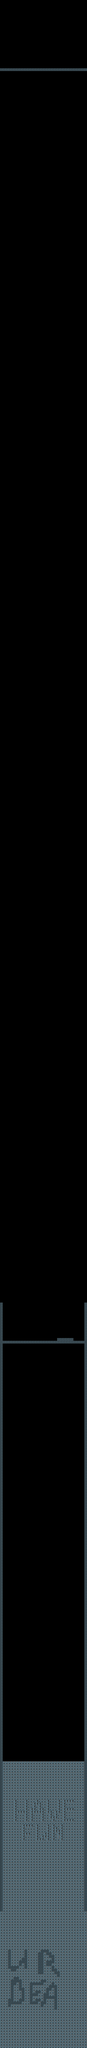

Below is a game level as drawn by its tile map, then a one-line description and the .tmx that defines it (tile-layer data replaced by summaries):
An orthogonal 32x750 tile map with 16x16 px tiles, 3 tile layers (Tilelaag 1, collision, endlevel), 1 hidden layer not drawn and 35 objects.

<map version="1.0" orientation="orthogonal" renderorder="right-down" width="32" height="750" tilewidth="16" tileheight="16" nextobjectid="303">
 <tileset firstgid="1" name="city_tiles" tilewidth="16" tileheight="16">
  <image source="../assets/tiles/city_tiles.png" width="256" height="256" />
 </tileset>
 <layer name="Tilelaag 1" width="32" height="750">
  <data>[24000 cells, 3360 non-empty, 4 distinct tile ids]</data>
 </layer>
 <layer name="shadow" width="32" height="750" visible="0" opacity="0.69">
  <data>[24000 cells, 3328 non-empty, 5 distinct tile ids]</data>
 </layer>
 <layer name="collision" width="32" height="750">
  <data>[24000 cells, 446 non-empty, 1 distinct tile ids]</data>
 </layer>
 <objectgroup name="enemies">
  <object id="2" gid="18" x="230.702" y="10182.5" width="24" height="53">
   <properties>
    <property name="scroll" value="200" />
    <property name="still" value="1" />
    <property name="tick" value="0" />
    <property name="type" value="test" />
   </properties>
  </object>
  <object id="175" gid="18" x="95.8907" y="8998.55" width="24" height="53" rotation="70">
   <properties>
    <property name="scroll" value="200" />
    <property name="still" value="1" />
    <property name="tick" value="0" />
    <property name="type" value="suicide" />
   </properties>
  </object>
  <object id="177" gid="18" x="219.633" y="8993.65" width="24" height="53" rotation="70">
   <properties>
    <property name="scroll" value="200" />
    <property name="still" value="1" />
    <property name="tick" value="0" />
    <property name="type" value="suicide" />
   </properties>
  </object>
  <object id="178" gid="18" x="95.0337" y="8961.95" width="24" height="53" rotation="91.3172">
   <properties>
    <property name="ctype" value="death" />
    <property name="rotation" value="" />
    <property name="scroll" value="200" />
    <property name="still" value="1" />
    <property name="tick" value="0" />
    <property name="type" value="suicide" />
   </properties>
  </object>
  <object id="187" gid="18" x="301.183" y="9000.45" width="24" height="53" rotation="30">
   <properties>
    <property name="scroll" value="200" />
    <property name="still" value="1" />
    <property name="tick" value="0" />
    <property name="type" value="suicide" />
   </properties>
  </object>
  <object id="188" gid="18" x="383.351" y="9011.75" width="24" height="53" rotation="-275.185">
   <properties>
    <property name="scroll" value="200" />
    <property name="still" value="1" />
    <property name="tick" value="0" />
    <property name="type" value="suicide" />
   </properties>
  </object>
  <object id="189" gid="18" x="25.1832" y="9012.45" width="24" height="53" rotation="30">
   <properties>
    <property name="scroll" value="200" />
    <property name="still" value="1" />
    <property name="tick" value="0" />
    <property name="type" value="suicide" />
   </properties>
  </object>
  <object id="191" gid="18" x="371.891" y="8986.55" width="24" height="53" rotation="70">
   <properties>
    <property name="scroll" value="200" />
    <property name="still" value="1" />
    <property name="tick" value="0" />
    <property name="type" value="suicide" />
   </properties>
  </object>
  <object id="194" gid="18" x="579.891" y="8973.55" width="24" height="53" rotation="70">
   <properties>
    <property name="scroll" value="200" />
    <property name="still" value="1" />
    <property name="tick" value="0" />
    <property name="type" value="suicide" />
   </properties>
  </object>
  <object id="197" gid="18" x="371.034" y="8949.9" width="24" height="53" rotation="91.3172">
   <properties>
    <property name="ctype" value="death" />
    <property name="rotation" value="" />
    <property name="scroll" value="200" />
    <property name="still" value="1" />
    <property name="tick" value="0" />
    <property name="type" value="suicide" />
   </properties>
  </object>
  <object id="198" gid="18" x="218.775" y="8957.05" width="24" height="53" rotation="91.3172">
   <properties>
    <property name="ctype" value="death" />
    <property name="rotation" value="" />
    <property name="scroll" value="200" />
    <property name="still" value="1" />
    <property name="tick" value="0" />
    <property name="type" value="suicide" />
   </properties>
  </object>
  <object id="199" gid="18" x="591.351" y="8998.75" width="24" height="53" rotation="-275.185">
   <properties>
    <property name="scroll" value="200" />
    <property name="still" value="1" />
    <property name="tick" value="0" />
    <property name="type" value="suicide" />
   </properties>
  </object>
  <object id="203" gid="18" x="509.183" y="8987.45" width="24" height="53" rotation="30">
   <properties>
    <property name="scroll" value="200" />
    <property name="still" value="1" />
    <property name="tick" value="0" />
    <property name="type" value="suicide" />
   </properties>
  </object>
  <object id="208" gid="18" x="123.163" y="8295.52" width="24" height="53" rotation="70">
   <properties>
    <property name="scroll" value="200" />
    <property name="still" value="1" />
    <property name="tick" value="0" />
    <property name="type" value="suicide" />
   </properties>
  </object>
  <object id="210" gid="18" x="246.905" y="8290.62" width="24" height="53" rotation="70">
   <properties>
    <property name="scroll" value="200" />
    <property name="still" value="1" />
    <property name="tick" value="0" />
    <property name="type" value="suicide" />
   </properties>
  </object>
  <object id="211" gid="18" x="122.306" y="8258.92" width="24" height="53" rotation="91.3172">
   <properties>
    <property name="ctype" value="death" />
    <property name="rotation" value="" />
    <property name="scroll" value="200" />
    <property name="still" value="1" />
    <property name="tick" value="0" />
    <property name="type" value="suicide" />
   </properties>
  </object>
  <object id="220" gid="18" x="328.455" y="8297.42" width="24" height="53" rotation="30">
   <properties>
    <property name="scroll" value="200" />
    <property name="still" value="1" />
    <property name="tick" value="0" />
    <property name="type" value="suicide" />
   </properties>
  </object>
  <object id="221" gid="18" x="410.623" y="8308.72" width="24" height="53" rotation="-275.185">
   <properties>
    <property name="scroll" value="200" />
    <property name="still" value="1" />
    <property name="tick" value="0" />
    <property name="type" value="suicide" />
   </properties>
  </object>
  <object id="222" gid="18" x="52.4559" y="8309.42" width="24" height="53" rotation="30">
   <properties>
    <property name="scroll" value="200" />
    <property name="still" value="1" />
    <property name="tick" value="0" />
    <property name="type" value="suicide" />
   </properties>
  </object>
  <object id="224" gid="18" x="399.163" y="8283.52" width="24" height="53" rotation="70">
   <properties>
    <property name="scroll" value="200" />
    <property name="still" value="1" />
    <property name="tick" value="0" />
    <property name="type" value="suicide" />
   </properties>
  </object>
  <object id="227" gid="18" x="607.163" y="8270.52" width="24" height="53" rotation="70">
   <properties>
    <property name="scroll" value="200" />
    <property name="still" value="1" />
    <property name="tick" value="0" />
    <property name="type" value="suicide" />
   </properties>
  </object>
  </objectgroup>
 <layer name="endlevel" width="32" height="750">
  <data>[24000 cells, 70 non-empty, 1 distinct tile ids]</data>
 </layer>
</map>
<!-- 14 of 35 objects omitted -->
